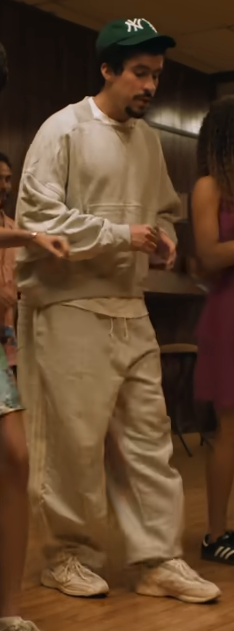
#> input picture semestre5/vision/avances/sample1.png, 234 x 631 px
$ python avance1.py sample1.png
#> lines starting #> are read from the running program, lines starting #| are printed output that depends on the picture
import cv2
import numpy as np
import sys

def detectar_bordes(ruta_imagen):
#> called with ruta_imagen = 'sample1.png'
    imagen = cv2.imread(ruta_imagen)
#> imagen is the input picture: shape (631, 234, 3); mean B, G, R 44.3, 68.5, 95.7
    if imagen is None:
        print("Error: No se pudo cargar la imagen.")
        sys.exit(1)

    gris = cv2.cvtColor(imagen, cv2.COLOR_BGR2GRAY)
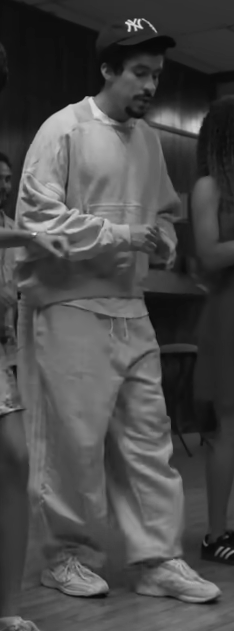
#> gris: shape (631, 234); min 7, max 230, mean 73.9

    desenfoque = cv2.GaussianBlur(gris, (5, 5), 0)

    bordes = cv2.Canny(desenfoque, 50, 150)
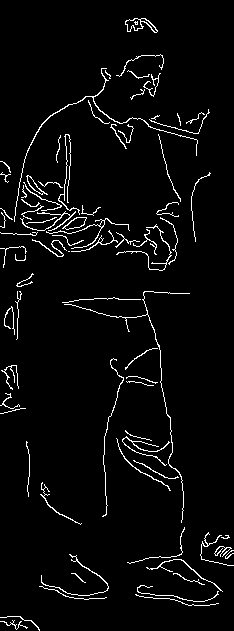
#> bordes: shape (631, 234); 3.8% white in thin lines or dots

    return imagen, bordes

if __name__ == "__main__":
    # Verificar que se proporcione una ruta de imagen como argumento
    if len(sys.argv) < 2:
        print("Uso: python detectar_bordes.py ruta_de_la_imagen")
        sys.exit(1)

    ruta = sys.argv[1]
    imagen_original, imagen_bordes = detectar_bordes(ruta)

    cv2.imshow("Imagen Original", imagen_original)
    cv2.imshow("Bordes Detectados", imagen_bordes)

    # Esperar a que se presione una tecla y luego cerrar todas las ventanas
    cv2.waitKey(0)
    cv2.destroyAllWindows()
